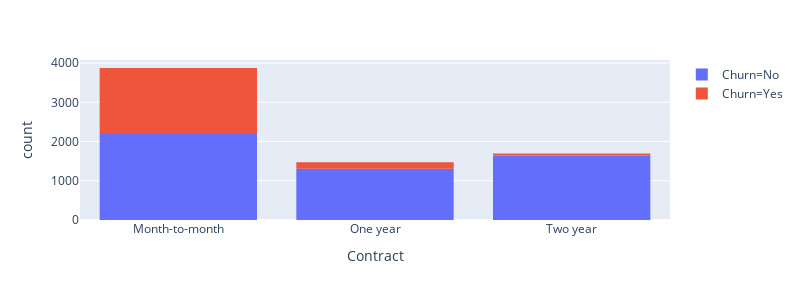
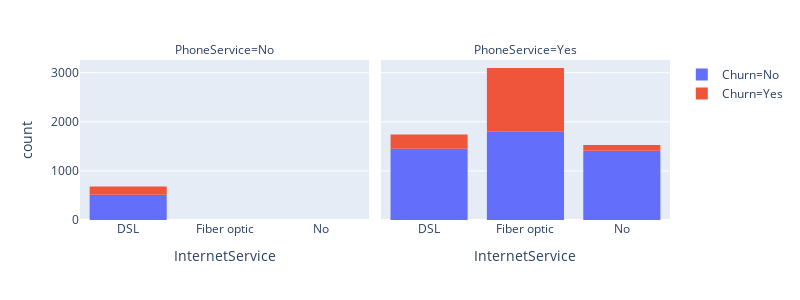

Notebook cell for these charts, in order:
### Code cell
#fig, axs = plt.subplots(2)
fig = px.histogram(dados, x="Contract", color="Churn", width=800, height=300)
fig2 = px.histogram(dados, x="InternetService", color="Churn", width=800, height=300, facet_col="PhoneService")

fig.show()
fig2.show()

### Figure 1 — Plotly figure (JSON) as saved in the notebook; plotly's stock layout.template omitted (floating-point values rounded to 4 significant figures; data arrays with more than 128 entries replaced by an {"elided": "..."} marker saying what was removed)
{"data": [{"alignmentgroup": "True", "bingroup": "x", "hoverlabel": {"namelength": 0}, "hovertemplate": "Churn=No<br>Contract=%{x}<br>count=%{y}", "legendgroup": "Churn=No", "marker": {"color": "#636efa"}, "name": "Churn=No", "offsetgroup": "Churn=No", "orientation": "v", "showlegend": true, "type": "histogram", "x": {"elided": "5174 str values"}, "xaxis": "x", "yaxis": "y"}, {"alignmentgroup": "True", "bingroup": "x", "hoverlabel": {"namelength": 0}, "hovertemplate": "Churn=Yes<br>Contract=%{x}<br>count=%{y}", "legendgroup": "Churn=Yes", "marker": {"color": "#EF553B"}, "name": "Churn=Yes", "offsetgroup": "Churn=Yes", "orientation": "v", "showlegend": true, "type": "histogram", "x": {"elided": "1869 str values"}, "xaxis": "x", "yaxis": "y"}], "layout": {"barmode": "relative", "height": 300, "legend": {"tracegroupgap": 0}, "margin": {"t": 60}, "width": 800, "xaxis": {"anchor": "y", "domain": [0, 1], "title": {"text": "Contract"}}, "yaxis": {"anchor": "x", "domain": [0, 1], "title": {"text": "count"}}}}

### Figure 2 — Plotly figure (JSON) as saved in the notebook; plotly's stock layout.template omitted (floating-point values rounded to 4 significant figures; data arrays with more than 128 entries replaced by an {"elided": "..."} marker saying what was removed)
{"data": [{"alignmentgroup": "True", "bingroup": "x", "hoverlabel": {"namelength": 0}, "hovertemplate": "Churn=No<br>PhoneService=No<br>InternetService=%{x}<br>count=%{y}", "legendgroup": "Churn=No", "marker": {"color": "#636efa"}, "name": "Churn=No", "offsetgroup": "Churn=No", "orientation": "v", "showlegend": true, "type": "histogram", "x": {"elided": "512 str values"}, "xaxis": "x", "yaxis": "y"}, {"alignmentgroup": "True", "bingroup": "x", "hoverlabel": {"namelength": 0}, "hovertemplate": "Churn=No<br>PhoneService=Yes<br>InternetService=%{x}<br>count=%{y}", "legendgroup": "Churn=No", "marker": {"color": "#636efa"}, "name": "Churn=No", "offsetgroup": "Churn=No", "orientation": "v", "showlegend": false, "type": "histogram", "x": {"elided": "4662 str values"}, "xaxis": "x2", "yaxis": "y2"}, {"alignmentgroup": "True", "bingroup": "x", "hoverlabel": {"namelength": 0}, "hovertemplate": "Churn=Yes<br>PhoneService=No<br>InternetService=%{x}<br>count=%{y}", "legendgroup": "Churn=Yes", "marker": {"color": "#EF553B"}, "name": "Churn=Yes", "offsetgroup": "Churn=Yes", "orientation": "v", "showlegend": true, "type": "histogram", "x": {"elided": "170 str values"}, "xaxis": "x", "yaxis": "y"}, {"alignmentgroup": "True", "bingroup": "x", "hoverlabel": {"namelength": 0}, "hovertemplate": "Churn=Yes<br>PhoneService=Yes<br>InternetService=%{x}<br>count=%{y}", "legendgroup": "Churn=Yes", "marker": {"color": "#EF553B"}, "name": "Churn=Yes", "offsetgroup": "Churn=Yes", "orientation": "v", "showlegend": false, "type": "histogram", "x": {"elided": "1699 str values"}, "xaxis": "x2", "yaxis": "y2"}], "layout": {"annotations": [{"font": {}, "showarrow": false, "text": "PhoneService=No", "x": 0.245, "xanchor": "center", "xref": "paper", "y": 1, "yanchor": "bottom", "yref": "paper"}, {"font": {}, "showarrow": false, "text": "PhoneService=Yes", "x": 0.755, "xanchor": "center", "xref": "paper", "y": 1, "yanchor": "bottom", "yref": "paper"}], "barmode": "relative", "height": 300, "legend": {"tracegroupgap": 0}, "margin": {"t": 60}, "width": 800, "xaxis": {"anchor": "y", "domain": [0, 0.49], "title": {"text": "InternetService"}}, "xaxis2": {"anchor": "y2", "domain": [0.51, 1], "matches": "x", "title": {"text": "InternetService"}}, "yaxis": {"anchor": "x", "domain": [0, 1], "title": {"text": "count"}}, "yaxis2": {"anchor": "x2", "domain": [0, 1], "matches": "y", "showticklabels": false}}}
